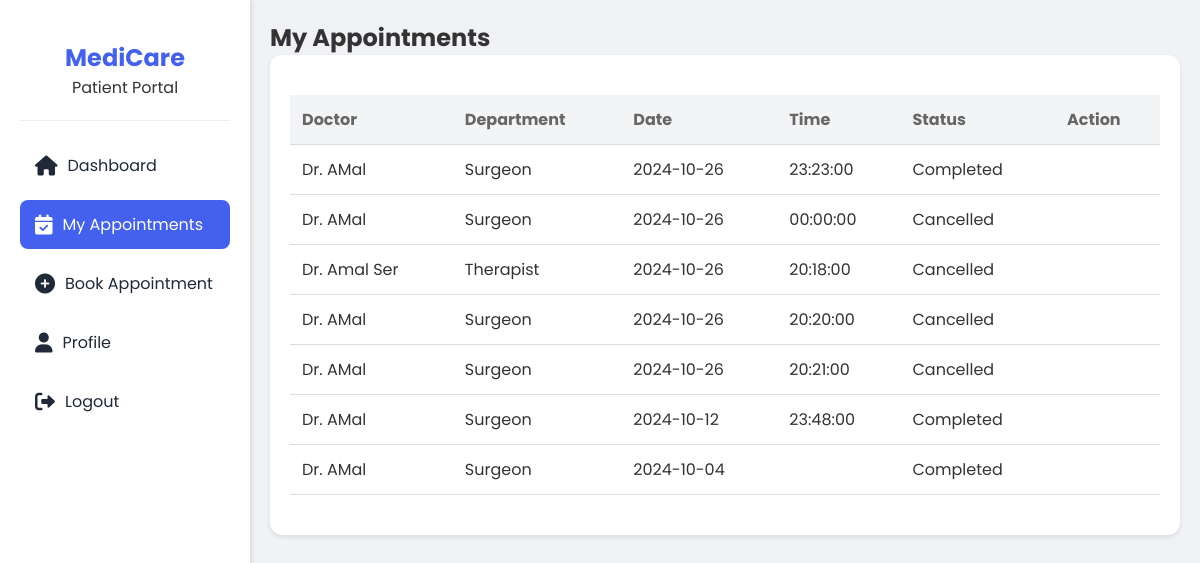
Screenshot of /user_dashboard.php?page=appointments (signed in) with the database file from the repository.
### tables this page shows
CREATE TABLE `appointments` (
  `id` int(11) NOT NULL,
  `user_id` int(11) DEFAULT NULL,
  `doctor_id` int(11) DEFAULT NULL,
  `appointment_date` date DEFAULT NULL,
  `appointment_time` time DEFAULT NULL,
  `confirmed_date` date DEFAULT NULL,
  `confirmed_time` time DEFAULT NULL,
  `problem` text DEFAULT NULL,
  `status` varchar(20) DEFAULT 'Pending',
  `created_at` timestamp NOT NULL DEFAULT current_timestamp()
);

CREATE TABLE `doctors` (
  `id` int(11) NOT NULL,
  `name` varchar(100) DEFAULT NULL,
  `email` varchar(100) DEFAULT NULL,
  `password` varchar(100) DEFAULT NULL,
  `department` varchar(50) DEFAULT NULL,
  `address` varchar(100) DEFAULT NULL,
  `phone` int(100) DEFAULT NULL,
  `specialization` varchar(100) DEFAULT NULL,
  `created_at` timestamp NOT NULL DEFAULT current_timestamp()
);

### user_pages/appointments.php (the view, shortened to what this page needs)
<?php
$query = "SELECT a.*, d.name AS doctor_name, d.department
          FROM appointments a
          JOIN doctors d ON a.doctor_id = d.id
          WHERE a.user_id = $user_id
          ORDER BY a.appointment_date DESC";
$result = mysqli_query($conn, $query);
?>
<h2>My Appointments</h2>
<div class="table-container">
    <?php if(mysqli_num_rows($result) > 0): ?>
        <table>
            <tr>
                <th>Doctor</th>
                <th>Department</th>
                <th>Date</th>
                <th>Time</th>
                <th>Status</th>
                <th>Action</th>
            </tr>
            <?php while($row = mysqli_fetch_assoc($result)): ?>
                <tr>
                    <td>Dr. <?php echo $row['doctor_name']; ?></td>
                    <td><?php echo $row['department']; ?></td>
                    <td><?php echo $row['appointment_date']; ?></td>
                    <td><?php echo $row['appointment_time']; ?></td>
                    <td><?php echo $row['status']; ?></td>
                    <td>
                    </td>
                </tr>
            <?php endwhile; ?>
        </table>
    <?php else: ?>
        <p>No appointments found.</p>
    <?php endif; ?>
</div>

### css/style.css (style rules this page uses)
:root { --primary-color: #4361ee; --secondary-color: #3f37c9; --success-color: #4CAF50; --pending-color: #f39c12; --danger-color: #e74c3c; --dark-color: #1f2937; --light-color: #f3f4f6; --sidebar-width: 250px; }
* { margin: 0; padding: 0; box-sizing: border-box; }
body { font-family: 'Poppins', sans-serif; background: #f0f2f5; color: #333; }
.table-container { background: white; border-radius: 12px; padding: 20px; box-shadow: 0 2px 4px rgba(0,0,0,0.1); }
table { width: 100%; border-collapse: collapse; }
th, td { padding: 12px 15px; text-align: left; border-bottom: 1px solid #eee; }
th { font-weight: 600; color: #666; }
.table-container table { background: white; margin-top: 20px; }
.table-container th { background: var(--light-color); }
table { width: 100%; border-collapse: collapse; margin-bottom: 20px; }
th, td { padding: 12px; text-align: left; border-bottom: 1px solid #ddd; }
th { background-color: #f8f9fa; font-weight: bold; }

### rows the page displays
appointments: doctor.name "AMal", doctor.department "Surgeon", appointment_date "2024-10-26", appointment_time "23:23:00", status "Completed"
appointments: doctor.name "AMal", doctor.department "Surgeon", appointment_date "2024-10-26", appointment_time "00:00:00", status "Cancelled"
appointments: doctor.name "Amal Ser", doctor.department "Therapist", appointment_date "2024-10-26", appointment_time "20:18:00", status "Cancelled"
appointments: doctor.name "AMal", doctor.department "Surgeon", appointment_date "2024-10-26", appointment_time "20:20:00", status "Cancelled"
appointments: doctor.name "AMal", doctor.department "Surgeon", appointment_date "2024-10-26", appointment_time "20:21:00", status "Cancelled"
appointments: doctor.name "AMal", doctor.department "Surgeon", appointment_date "2024-10-12", appointment_time "23:48:00", status "Completed"
appointments: doctor.name "AMal", doctor.department "Surgeon", appointment_date "2024-10-04", status "Completed"
